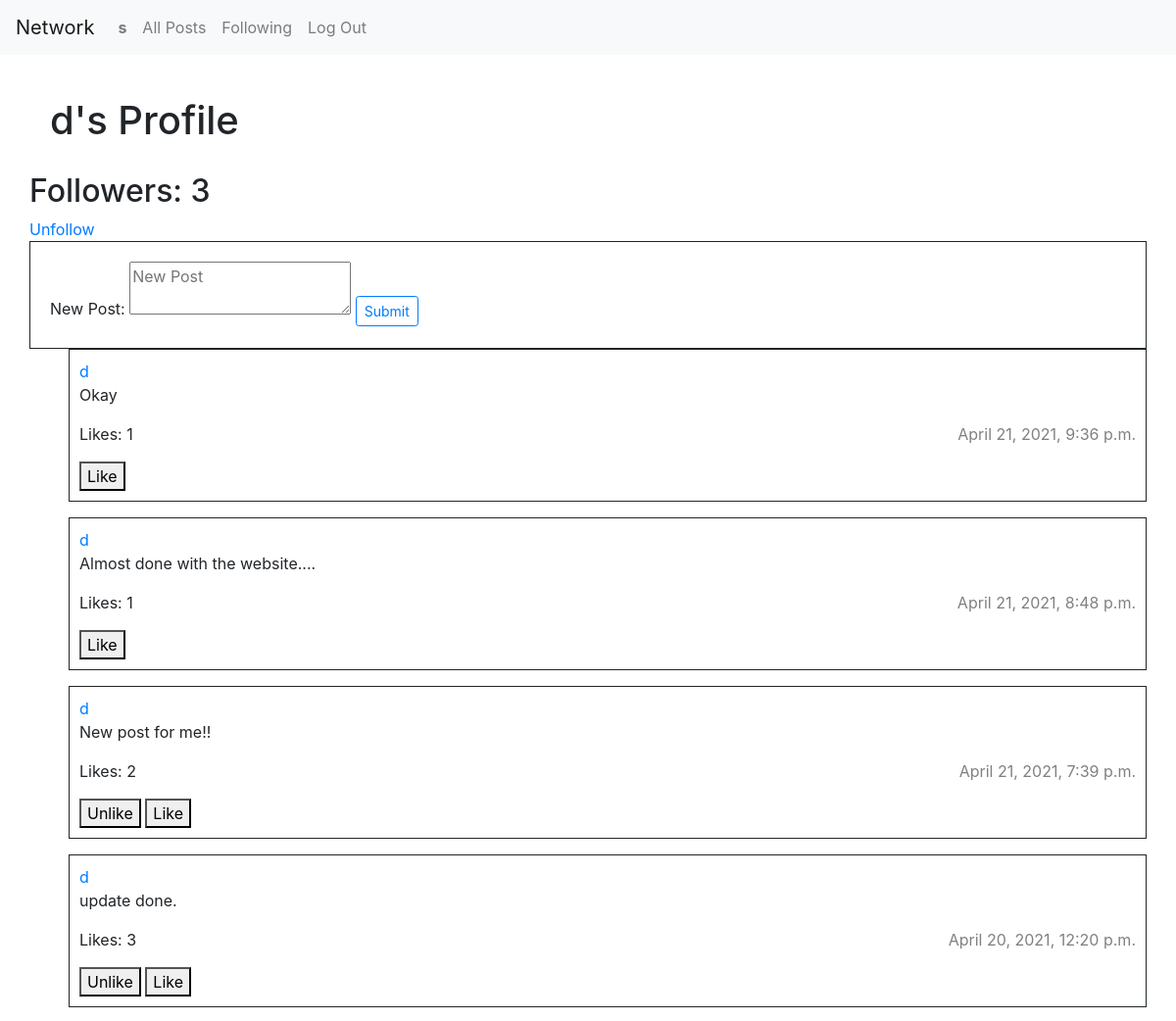
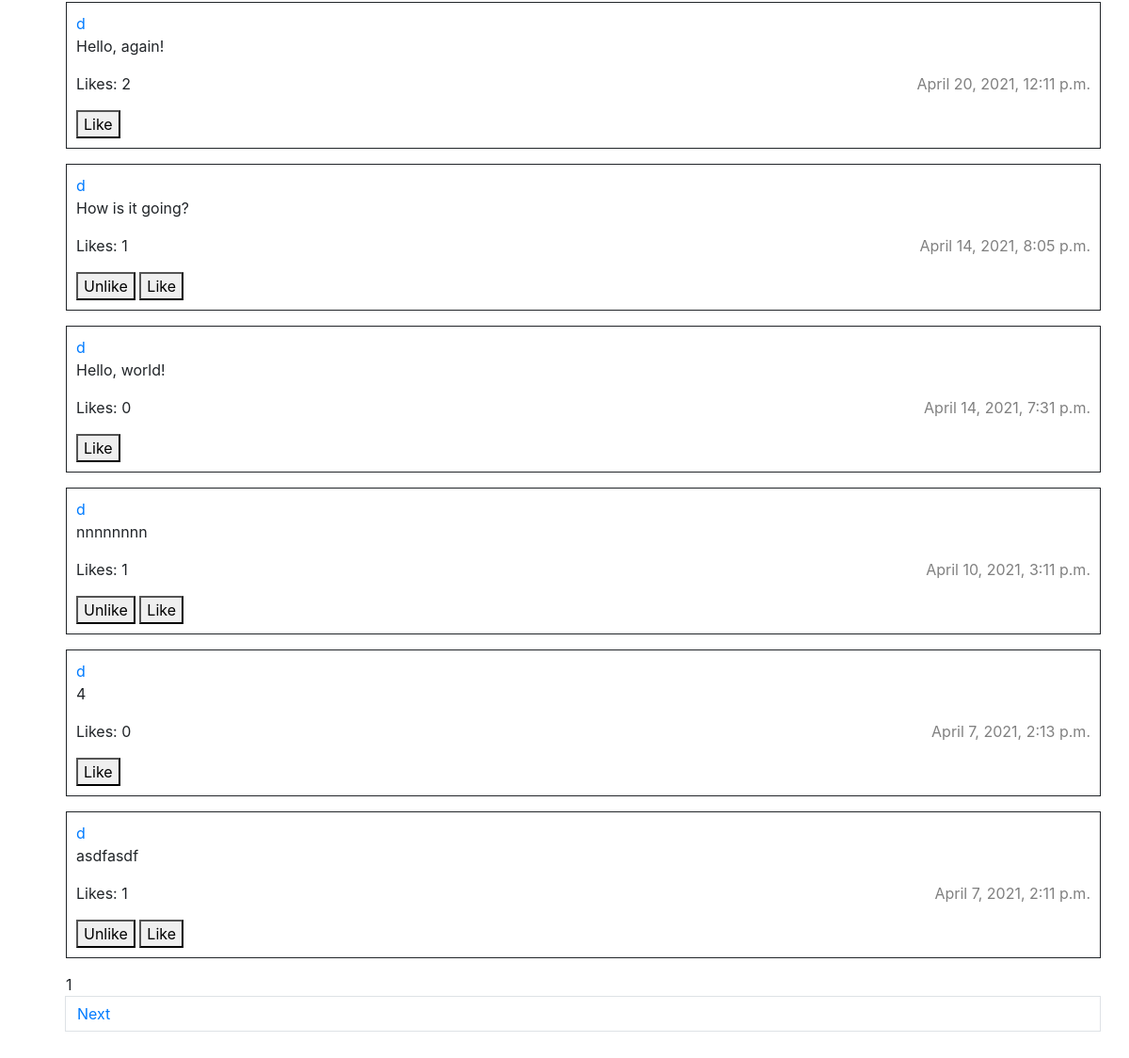
Page /post/3 (signed in) on the committed database (2 pictures, top to bottom).
### network/models.py (models this page shows, shortened)
class User(AbstractUser):
    pass

class Post(models.Model):
    author = models.ForeignKey("User", on_delete=models.PROTECT, related_name="posted")
    body = models.TextField(blank=True)
    timestamp = models.DateTimeField(auto_now_add=True)

class Like(models.Model):
    liker = models.ForeignKey("User", on_delete=models.CASCADE, related_name="likers")
    post = models.ManyToManyField("Post", blank=True, related_name="likes")

### network/views.py (the view)
# urls.py: path("post/<int:user_id>", views.index, name="index"),
def index(request, user_id):
    following = True
    view = request.GET.get('view', 0)
    if view != 0:
        user_profile = 'Following Posts'
        try:
            follower = UserUser.objects.get(follower=view)
            following = follower.following.all()
            posts = Post.objects.none()
            for f in following:
                post = Post.objects.filter(author=f.id)
                posts = post | posts
        except ObjectDoesNotExist:
            return render(request, "network/error.html", {
                "error": "You are not following anyone"
            })
    elif user_id > 0:
        user_profile = User.objects.get(id=user_id)
        posts = Post.objects.filter(author=user_profile)
        f = request.user.followers.all()
        if not request.user.followers.filter(following=user_profile.id).exists():
            following = False
    else:
        user_profile = None
        posts = Post.objects.all()
    posts = posts.order_by("-timestamp").all()
    page_number = request.GET.get('page', 1)
    p = Paginator(posts, 10)
    return render(request, "network/index.html", {
        "user_profile": user_profile,
        "page": p.page(page_number),
        "user_profile": user_profile,
        "following": following,
        "like": like,
    })

### network/templates/network/index.html (shortened to what this page needs)
{% extends "network/layout.html" %}
{% load static %}
{% block body %}
    {% if user_profile == "Following Posts" %}
        <h1 class="alert">{{ user_profile }}</h1>
    {% elif user_profile.username %}
        <h1 class="alert">{{ user_profile.username }}'s Profile</h1>
        <h2>Followers: {{ user_profile.followings.count }}</h2>
        {% if user.is_authenticated and user_profile.id != user.id %}
            {% if following == True %}
                <a href="{% url 'follow' user_profile.id %}">Unfollow</a>
            {% else %}
                <a href="{% url 'follow' user_profile.id %}">Follow</a>
            {% endif %}
        {% endif %}
    {% else %}
        <h1 class="alert">All Posts</h1>
    {% endif %}
    <div id="newPost">
        <form>
            <label>New Post: </label>
            <textarea class="post_body" type="text" placeholder="New Post"></textarea>
            <input type="submit" class="btn btn-sm btn-outline-primary">
        </form>
    </div>
    {% for p in page %}
        <ul>
            <li class="post_item post_{{ p.id }}">
                    <a href="{% url 'index' p.author.id %}">{{ p.author }}</a>
                    <div class="edit_button_{{ p.id }}">
                        <p>{{ p.body }}</div> <span class="timestamp">{{ p.timestamp }}</span></p>
                    <p class="like_counter_{{ p.id }}">Likes: {{ p.likes.count }}</p>
                    {% for liked in p.likes.all %}
                        {% if liked.liker.id == user.id and p.author.id != user.id %}
                            <button class="like_button" data-post="{{ p.id }}">Unlike</button>
                        {% endif %}
                    {% endfor %}
                    {% if p.author.id != user.id %}
                        <button class="like_button" data-post="{{ p.id }}">Like</button>
                    {% endif %}
            </li>
        </ul>
    {% endfor %}
    <nav>
        <ul class="post_page">
                <li class="page_item active">
                    <span class="page_link">
                        {{ page.number }}
                    </span>
                </li>
            {% if page.has_next %}
                <li class="page_item">
                    <a class="page-link" href="?page={{ page.next_page_number }}">Next</a>
                </li>
            {% endif %}
        </ul>
    </nav>
{% endblock %}

### network/templates/network/layout.html (shortened to what this page needs)
{% load static %}
<!DOCTYPE html>
<html lang="en">
    <head>
        <link rel="stylesheet" href="https://stackpath.bootstrapcdn.com/bootstrap/4.4.1/css/bootstrap.min.css">
        <link href="{% static 'network/styles.css' %}" rel="stylesheet">
    </head>
    <body>
        <nav class="navbar navbar-expand-lg navbar-light bg-light">
            <a class="navbar-brand" href="#">Network</a>
            <div>
              <ul class="navbar-nav mr-auto">
                {% if user.is_authenticated %}
                    <li class="nav-item">
                        <a class="nav-link" href="{% url 'index' user.id %}"><strong>{{ user.username }}</strong></a>
                    </li>
                {% endif %}
                <li class="nav-item">
                  <a class="nav-link" href="{% url 'index' 0 %}">All Posts</a>
                </li>
                {% if user.is_authenticated %}
                    <li class="nav-item">
                        <a class="nav-link" href="?view={{ user.id }}">Following</a>
                    </li>
                    <li class="nav-item">
                        <a class="nav-link" href="{% url 'logout' %}">Log Out</a>
                    </li>
                {% endif %}
              </ul>
            </div>
          </nav>
        <div class="body">
            {% block body %}
            {% endblock %}
        </div>
    </body>
</html>

### network/static/network/styles.css (style rules this page uses)
.body { padding: 30px; }
#newPost { border: solid 1px; padding: 20px; }
ul { list-style-type: none; }
.post_item { border: solid 1px; padding: 10px; }
.timestamp { float: right; color: gray; }

### rows in the picture
User: username "s"
User: username "d", followings.count "3"
Post: author "d", body "Okay", timestamp "April 21, 2021, 9:36 p.m.", likes.count "1"
Post: author "d", body "Almost done with the website....", timestamp "April 21, 2021, 8:48 p.m.", likes.count "1"
Post: author "d", body "New post for me!!", timestamp "April 21, 2021, 7:39 p.m.", likes.count "2"
Post: author "d", body "update done.", timestamp "April 20, 2021, 12:20 p.m.", likes.count "3"
Post: author "d", body "Hello, again!", timestamp "April 20, 2021, 12:11 p.m.", likes.count "2"
Post: author "d", body "How is it going?", timestamp "April 14, 2021, 8:05 p.m.", likes.count "1"
Post: author "d", body "Hello, world!", timestamp "April 14, 2021, 7:31 p.m.", likes.count "0"
Post: author "d", body "nnnnnnnn", timestamp "April 10, 2021, 3:11 p.m.", likes.count "1"
Post: author "d", body "4", timestamp "April 7, 2021, 2:13 p.m.", likes.count "0"
Post: author "d", body "asdfasdf", timestamp "April 7, 2021, 2:11 p.m.", likes.count "1"

### other values in the picture
{{ page.number }} "1"
